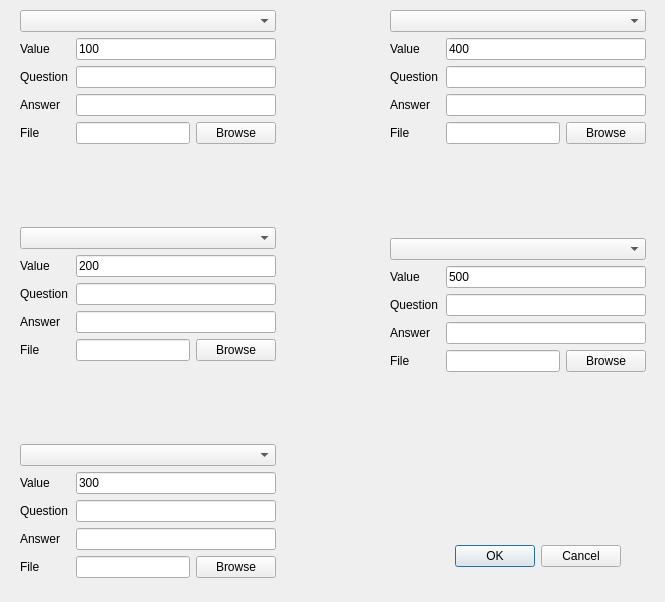
<?xml version="1.0" encoding="UTF-8"?>
<ui version="4.0">
 <class>QuestionsEditDialog</class>
 <widget class="QDialog" name="QuestionsEditDialog">
  <property name="geometry">
   <rect>
    <x>0</x>
    <y>0</y>
    <width>665</width>
    <height>602</height>
   </rect>
  </property>
  <property name="windowTitle">
   <string>Dialog</string>
  </property>
  <widget class="QDialogButtonBox" name="uButtonBox">
   <property name="geometry">
    <rect>
     <x>280</x>
     <y>540</y>
     <width>341</width>
     <height>32</height>
    </rect>
   </property>
   <property name="orientation">
    <enum>Qt::Horizontal</enum>
   </property>
   <property name="standardButtons">
    <set>QDialogButtonBox::Cancel|QDialogButtonBox::Ok</set>
   </property>
  </widget>
  <widget class="QWidget" name="">
   <property name="geometry">
    <rect>
     <x>390</x>
     <y>10</y>
     <width>256</width>
     <height>362</height>
    </rect>
   </property>
   <layout class="QVBoxLayout" name="verticalLayout_2">
    <item>
     <layout class="QVBoxLayout" name="verticalLayout_3">
      <item>
       <widget class="QComboBox" name="uQuestionTypeComboBox_3"/>
      </item>
      <item>
       <layout class="QHBoxLayout" name="uValueLayout_3">
        <item>
         <widget class="QLabel" name="uValueLabel_3">
          <property name="sizePolicy">
           <sizepolicy hsizetype="Fixed" vsizetype="Preferred">
            <horstretch>0</horstretch>
            <verstretch>0</verstretch>
           </sizepolicy>
          </property>
          <property name="minimumSize">
           <size>
            <width>50</width>
            <height>0</height>
           </size>
          </property>
          <property name="text">
           <string>Value</string>
          </property>
         </widget>
        </item>
        <item>
         <widget class="QLineEdit" name="uValueEdit_3">
          <property name="text">
           <string>400</string>
          </property>
          <property name="readOnly">
           <bool>true</bool>
          </property>
         </widget>
        </item>
       </layout>
      </item>
      <item>
       <layout class="QHBoxLayout" name="uPromptLayout_3">
        <item>
         <widget class="QLabel" name="uPromptLabel_3">
          <property name="sizePolicy">
           <sizepolicy hsizetype="Fixed" vsizetype="Preferred">
            <horstretch>0</horstretch>
            <verstretch>0</verstretch>
           </sizepolicy>
          </property>
          <property name="minimumSize">
           <size>
            <width>50</width>
            <height>0</height>
           </size>
          </property>
          <property name="text">
           <string>Question</string>
          </property>
         </widget>
        </item>
        <item>
         <widget class="QLineEdit" name="uPromptEdit_3"/>
        </item>
       </layout>
      </item>
      <item>
       <layout class="QHBoxLayout" name="uAnswerLayout_3">
        <item>
         <widget class="QLabel" name="uAnswerLabel_3">
          <property name="sizePolicy">
           <sizepolicy hsizetype="Fixed" vsizetype="Preferred">
            <horstretch>0</horstretch>
            <verstretch>0</verstretch>
           </sizepolicy>
          </property>
          <property name="minimumSize">
           <size>
            <width>50</width>
            <height>0</height>
           </size>
          </property>
          <property name="text">
           <string>Answer</string>
          </property>
         </widget>
        </item>
        <item>
         <widget class="QLineEdit" name="uAnswerEdit_3"/>
        </item>
       </layout>
      </item>
      <item>
       <layout class="QHBoxLayout" name="uFileLayout_3">
        <item>
         <widget class="QLabel" name="uFileLabel_3">
          <property name="sizePolicy">
           <sizepolicy hsizetype="Fixed" vsizetype="Preferred">
            <horstretch>0</horstretch>
            <verstretch>0</verstretch>
           </sizepolicy>
          </property>
          <property name="minimumSize">
           <size>
            <width>50</width>
            <height>0</height>
           </size>
          </property>
          <property name="text">
           <string>File</string>
          </property>
         </widget>
        </item>
        <item>
         <widget class="QLineEdit" name="uFileEdit_3"/>
        </item>
        <item>
         <widget class="QPushButton" name="uFileBrowseButton_3">
          <property name="text">
           <string>Browse</string>
          </property>
         </widget>
        </item>
       </layout>
      </item>
     </layout>
    </item>
    <item>
     <spacer name="verticalSpacer_3">
      <property name="orientation">
       <enum>Qt::Vertical</enum>
      </property>
      <property name="sizeHint" stdset="0">
       <size>
        <width>20</width>
        <height>40</height>
       </size>
      </property>
     </spacer>
    </item>
    <item>
     <layout class="QVBoxLayout" name="verticalLayout_4">
      <item>
       <widget class="QComboBox" name="uQuestionTypeComboBox_4"/>
      </item>
      <item>
       <layout class="QHBoxLayout" name="uValueLayout_4">
        <item>
         <widget class="QLabel" name="uValueLabel_4">
          <property name="sizePolicy">
           <sizepolicy hsizetype="Fixed" vsizetype="Preferred">
            <horstretch>0</horstretch>
            <verstretch>0</verstretch>
           </sizepolicy>
          </property>
          <property name="minimumSize">
           <size>
            <width>50</width>
            <height>0</height>
           </size>
          </property>
          <property name="text">
           <string>Value</string>
          </property>
         </widget>
        </item>
        <item>
         <widget class="QLineEdit" name="uValueEdit_4">
          <property name="text">
           <string>500</string>
          </property>
          <property name="readOnly">
           <bool>true</bool>
          </property>
         </widget>
        </item>
       </layout>
      </item>
      <item>
       <layout class="QHBoxLayout" name="uPromptLayout_4">
        <item>
         <widget class="QLabel" name="uPromptLabel_4">
          <property name="sizePolicy">
           <sizepolicy hsizetype="Fixed" vsizetype="Preferred">
            <horstretch>0</horstretch>
            <verstretch>0</verstretch>
           </sizepolicy>
          </property>
          <property name="minimumSize">
           <size>
            <width>50</width>
            <height>0</height>
           </size>
          </property>
          <property name="text">
           <string>Question</string>
          </property>
         </widget>
        </item>
        <item>
         <widget class="QLineEdit" name="uPromptEdit_4"/>
        </item>
       </layout>
      </item>
      <item>
       <layout class="QHBoxLayout" name="uAnswerLayout_4">
        <item>
         <widget class="QLabel" name="uAnswerLabel_4">
          <property name="sizePolicy">
           <sizepolicy hsizetype="Fixed" vsizetype="Preferred">
            <horstretch>0</horstretch>
            <verstretch>0</verstretch>
           </sizepolicy>
          </property>
          <property name="minimumSize">
           <size>
            <width>50</width>
            <height>0</height>
           </size>
          </property>
          <property name="text">
           <string>Answer</string>
          </property>
         </widget>
        </item>
        <item>
         <widget class="QLineEdit" name="uAnswerEdit_4"/>
        </item>
       </layout>
      </item>
      <item>
       <layout class="QHBoxLayout" name="uFileLayout_4">
        <item>
         <widget class="QLabel" name="uFileLabel_4">
          <property name="sizePolicy">
           <sizepolicy hsizetype="Fixed" vsizetype="Preferred">
            <horstretch>0</horstretch>
            <verstretch>0</verstretch>
           </sizepolicy>
          </property>
          <property name="minimumSize">
           <size>
            <width>50</width>
            <height>0</height>
           </size>
          </property>
          <property name="text">
           <string>File</string>
          </property>
         </widget>
        </item>
        <item>
         <widget class="QLineEdit" name="uFileEdit_4"/>
        </item>
        <item>
         <widget class="QPushButton" name="uFileBrowseButton_4">
          <property name="text">
           <string>Browse</string>
          </property>
         </widget>
        </item>
       </layout>
      </item>
     </layout>
    </item>
   </layout>
  </widget>
  <widget class="QWidget" name="">
   <property name="geometry">
    <rect>
     <x>20</x>
     <y>10</y>
     <width>256</width>
     <height>568</height>
    </rect>
   </property>
   <layout class="QVBoxLayout" name="verticalLayout">
    <item>
     <layout class="QVBoxLayout" name="uQuestionLayout_0">
      <item>
       <widget class="QComboBox" name="uQuestionTypeComboBox_0"/>
      </item>
      <item>
       <layout class="QHBoxLayout" name="uValueLayout_0">
        <item>
         <widget class="QLabel" name="uValueLabel_0">
          <property name="sizePolicy">
           <sizepolicy hsizetype="Fixed" vsizetype="Preferred">
            <horstretch>0</horstretch>
            <verstretch>0</verstretch>
           </sizepolicy>
          </property>
          <property name="minimumSize">
           <size>
            <width>50</width>
            <height>0</height>
           </size>
          </property>
          <property name="text">
           <string>Value</string>
          </property>
         </widget>
        </item>
        <item>
         <widget class="QLineEdit" name="uValueEdit_0">
          <property name="text">
           <string>100</string>
          </property>
          <property name="readOnly">
           <bool>true</bool>
          </property>
         </widget>
        </item>
       </layout>
      </item>
      <item>
       <layout class="QHBoxLayout" name="uPromptLayout_0">
        <item>
         <widget class="QLabel" name="uPromptLabel_0">
          <property name="sizePolicy">
           <sizepolicy hsizetype="Fixed" vsizetype="Preferred">
            <horstretch>0</horstretch>
            <verstretch>0</verstretch>
           </sizepolicy>
          </property>
          <property name="minimumSize">
           <size>
            <width>50</width>
            <height>0</height>
           </size>
          </property>
          <property name="text">
           <string>Question</string>
          </property>
         </widget>
        </item>
        <item>
         <widget class="QLineEdit" name="uPromptEdit_0"/>
        </item>
       </layout>
      </item>
      <item>
       <layout class="QHBoxLayout" name="uAnswerLayout_0">
        <item>
         <widget class="QLabel" name="uAnswerLabel_0">
          <property name="sizePolicy">
           <sizepolicy hsizetype="Fixed" vsizetype="Preferred">
            <horstretch>0</horstretch>
            <verstretch>0</verstretch>
           </sizepolicy>
          </property>
          <property name="minimumSize">
           <size>
            <width>50</width>
            <height>0</height>
           </size>
          </property>
          <property name="text">
           <string>Answer</string>
          </property>
         </widget>
        </item>
        <item>
         <widget class="QLineEdit" name="uAnswerEdit_0"/>
        </item>
       </layout>
      </item>
      <item>
       <layout class="QHBoxLayout" name="uFileLayout_0">
        <item>
         <widget class="QLabel" name="uFileLabel_0">
          <property name="sizePolicy">
           <sizepolicy hsizetype="Fixed" vsizetype="Preferred">
            <horstretch>0</horstretch>
            <verstretch>0</verstretch>
           </sizepolicy>
          </property>
          <property name="minimumSize">
           <size>
            <width>50</width>
            <height>0</height>
           </size>
          </property>
          <property name="text">
           <string>File</string>
          </property>
         </widget>
        </item>
        <item>
         <widget class="QLineEdit" name="uFileEdit_0"/>
        </item>
        <item>
         <widget class="QPushButton" name="uFileBrowseButton_0">
          <property name="text">
           <string>Browse</string>
          </property>
         </widget>
        </item>
       </layout>
      </item>
     </layout>
    </item>
    <item>
     <spacer name="verticalSpacer">
      <property name="orientation">
       <enum>Qt::Vertical</enum>
      </property>
      <property name="sizeHint" stdset="0">
       <size>
        <width>20</width>
        <height>40</height>
       </size>
      </property>
     </spacer>
    </item>
    <item>
     <layout class="QVBoxLayout" name="uQuestionLayout_1">
      <item>
       <widget class="QComboBox" name="uQuestionTypeComboBox_1"/>
      </item>
      <item>
       <layout class="QHBoxLayout" name="uValueLayout_1">
        <item>
         <widget class="QLabel" name="uValueLabel_1">
          <property name="sizePolicy">
           <sizepolicy hsizetype="Fixed" vsizetype="Preferred">
            <horstretch>0</horstretch>
            <verstretch>0</verstretch>
           </sizepolicy>
          </property>
          <property name="minimumSize">
           <size>
            <width>50</width>
            <height>0</height>
           </size>
          </property>
          <property name="text">
           <string>Value</string>
          </property>
         </widget>
        </item>
        <item>
         <widget class="QLineEdit" name="uValueEdit_1">
          <property name="text">
           <string>200</string>
          </property>
          <property name="readOnly">
           <bool>true</bool>
          </property>
         </widget>
        </item>
       </layout>
      </item>
      <item>
       <layout class="QHBoxLayout" name="uPromptLayout_1">
        <item>
         <widget class="QLabel" name="uPromptLabel_1">
          <property name="sizePolicy">
           <sizepolicy hsizetype="Fixed" vsizetype="Preferred">
            <horstretch>0</horstretch>
            <verstretch>0</verstretch>
           </sizepolicy>
          </property>
          <property name="minimumSize">
           <size>
            <width>50</width>
            <height>0</height>
           </size>
          </property>
          <property name="text">
           <string>Question</string>
          </property>
         </widget>
        </item>
        <item>
         <widget class="QLineEdit" name="uPromptEdit_1"/>
        </item>
       </layout>
      </item>
      <item>
       <layout class="QHBoxLayout" name="uAnswerLayout_1">
        <item>
         <widget class="QLabel" name="uAnswerLabel_1">
          <property name="sizePolicy">
           <sizepolicy hsizetype="Fixed" vsizetype="Preferred">
            <horstretch>0</horstretch>
            <verstretch>0</verstretch>
           </sizepolicy>
          </property>
          <property name="minimumSize">
           <size>
            <width>50</width>
            <height>0</height>
           </size>
          </property>
          <property name="text">
           <string>Answer</string>
          </property>
         </widget>
        </item>
        <item>
         <widget class="QLineEdit" name="uAnswerEdit_1"/>
        </item>
       </layout>
      </item>
      <item>
       <layout class="QHBoxLayout" name="uFileLayout_1">
        <item>
         <widget class="QLabel" name="uFileLabel_1">
          <property name="sizePolicy">
           <sizepolicy hsizetype="Fixed" vsizetype="Preferred">
            <horstretch>0</horstretch>
            <verstretch>0</verstretch>
           </sizepolicy>
          </property>
          <property name="minimumSize">
           <size>
            <width>50</width>
            <height>0</height>
           </size>
          </property>
          <property name="text">
           <string>File</string>
          </property>
         </widget>
        </item>
        <item>
         <widget class="QLineEdit" name="uFileEdit_1"/>
        </item>
        <item>
         <widget class="QPushButton" name="uFileBrowseButton_1">
          <property name="text">
           <string>Browse</string>
          </property>
         </widget>
        </item>
       </layout>
      </item>
     </layout>
    </item>
    <item>
     <spacer name="verticalSpacer_2">
      <property name="orientation">
       <enum>Qt::Vertical</enum>
      </property>
      <property name="sizeHint" stdset="0">
       <size>
        <width>20</width>
        <height>40</height>
       </size>
      </property>
     </spacer>
    </item>
    <item>
     <layout class="QVBoxLayout" name="uQuestionLayout_2">
      <item>
       <widget class="QComboBox" name="uQuestionTypeComboBox_2"/>
      </item>
      <item>
       <layout class="QHBoxLayout" name="uValueLayout_2">
        <item>
         <widget class="QLabel" name="uValueLabel_2">
          <property name="sizePolicy">
           <sizepolicy hsizetype="Fixed" vsizetype="Preferred">
            <horstretch>0</horstretch>
            <verstretch>0</verstretch>
           </sizepolicy>
          </property>
          <property name="minimumSize">
           <size>
            <width>50</width>
            <height>0</height>
           </size>
          </property>
          <property name="text">
           <string>Value</string>
          </property>
         </widget>
        </item>
        <item>
         <widget class="QLineEdit" name="uValueEdit_2">
          <property name="text">
           <string>300</string>
          </property>
          <property name="readOnly">
           <bool>true</bool>
          </property>
         </widget>
        </item>
       </layout>
      </item>
      <item>
       <layout class="QHBoxLayout" name="uPromptLayout_2">
        <item>
         <widget class="QLabel" name="uPromptLabel_2">
          <property name="sizePolicy">
           <sizepolicy hsizetype="Fixed" vsizetype="Preferred">
            <horstretch>0</horstretch>
            <verstretch>0</verstretch>
           </sizepolicy>
          </property>
          <property name="minimumSize">
           <size>
            <width>50</width>
            <height>0</height>
           </size>
          </property>
          <property name="text">
           <string>Question</string>
          </property>
         </widget>
        </item>
        <item>
         <widget class="QLineEdit" name="uPromptEdit_2"/>
        </item>
       </layout>
      </item>
      <item>
       <layout class="QHBoxLayout" name="uAnswerLayout_2">
        <item>
         <widget class="QLabel" name="uAnswerLabel_2">
          <property name="sizePolicy">
           <sizepolicy hsizetype="Fixed" vsizetype="Preferred">
            <horstretch>0</horstretch>
            <verstretch>0</verstretch>
           </sizepolicy>
          </property>
          <property name="minimumSize">
           <size>
            <width>50</width>
            <height>0</height>
           </size>
          </property>
          <property name="text">
           <string>Answer</string>
          </property>
         </widget>
        </item>
        <item>
         <widget class="QLineEdit" name="uAnswerEdit_2"/>
        </item>
       </layout>
      </item>
      <item>
       <layout class="QHBoxLayout" name="uFileLayout_2">
        <item>
         <widget class="QLabel" name="uFileLabel_2">
          <property name="sizePolicy">
           <sizepolicy hsizetype="Fixed" vsizetype="Preferred">
            <horstretch>0</horstretch>
            <verstretch>0</verstretch>
           </sizepolicy>
          </property>
          <property name="minimumSize">
           <size>
            <width>50</width>
            <height>0</height>
           </size>
          </property>
          <property name="text">
           <string>File</string>
          </property>
         </widget>
        </item>
        <item>
         <widget class="QLineEdit" name="uFileEdit_2"/>
        </item>
        <item>
         <widget class="QPushButton" name="uFileBrowseButton_2">
          <property name="text">
           <string>Browse</string>
          </property>
         </widget>
        </item>
       </layout>
      </item>
     </layout>
    </item>
   </layout>
  </widget>
 </widget>
 <resources/>
 <connections>
  <connection>
   <sender>uButtonBox</sender>
   <signal>accepted()</signal>
   <receiver>QuestionsEditDialog</receiver>
   <slot>accept()</slot>
   <hints>
    <hint type="sourcelabel">
     <x>248</x>
     <y>254</y>
    </hint>
    <hint type="destinationlabel">
     <x>157</x>
     <y>274</y>
    </hint>
   </hints>
  </connection>
  <connection>
   <sender>uButtonBox</sender>
   <signal>rejected()</signal>
   <receiver>QuestionsEditDialog</receiver>
   <slot>reject()</slot>
   <hints>
    <hint type="sourcelabel">
     <x>316</x>
     <y>260</y>
    </hint>
    <hint type="destinationlabel">
     <x>286</x>
     <y>274</y>
    </hint>
   </hints>
  </connection>
 </connections>
</ui>
